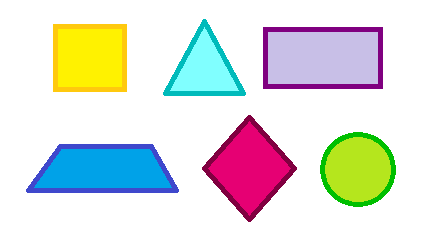
#> input picture Mision1-Control-de-Trayectoria/cva-others/imagen.jpg, 431 x 241 px
$ python quitGrey.py
#> lines starting #> are read from the running program, lines starting #| are printed output that depends on the picture; after the words box and inside, x2 and y2 are one past the last pixel; in counts of white or black regions, pixels touching at a corner belong together
import cv2

# Leer la imagen en escala de grises
img = cv2.imread('imagen.jpg', cv2.IMREAD_GRAYSCALE)
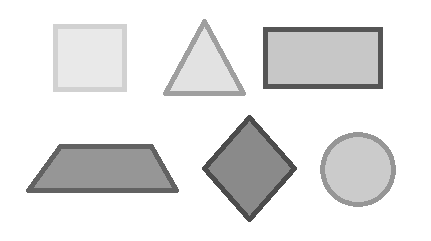
#> img: shape (241, 431); min 76, max 255, mean 229.4

# Aplicar un umbral para obtener una imagen binaria
_, thresh = cv2.threshold(img, 127, 255, cv2.THRESH_BINARY)
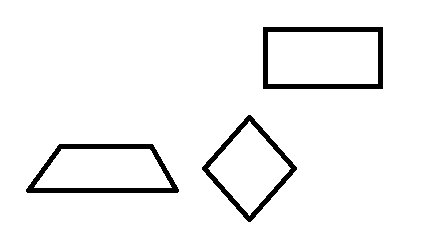
#> thresh: shape (241, 431); 95.4% white; 3 black regions, box (x1, y1, x2, y2) and area: (263, 27, 383, 89) 1720, (26, 144, 179, 193) 1709, (202, 115, 297, 222) 1364

# Invertir la imagen binaria
inv_img = cv2.bitwise_not(thresh)

# Mostrar la imagen invertida
cv2.imshow('Imagen Binarizada Invertida', inv_img)
cv2.waitKey(0)
cv2.destroyAllWindows()

$ run again, with Mision1-Control-de-Trayectoria/cva-others/ima.jpg copied over Mision1-Control-de-Trayectoria/cva-others/imagen.jpg
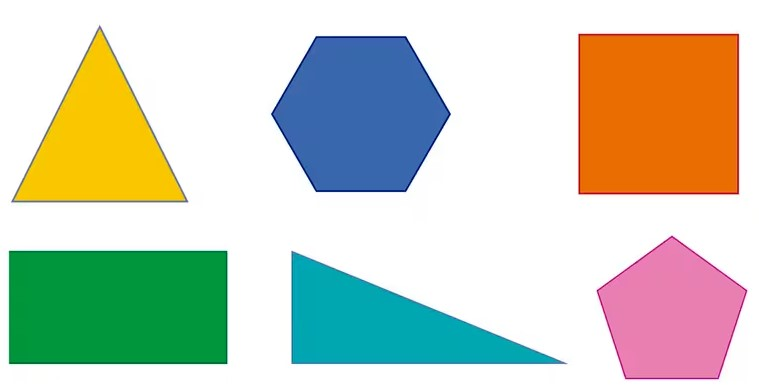
#> input picture Mision1-Control-de-Trayectoria/cva-others/ima.jpg, 759 x 385 px
#> `img = cv2.imread('imagen.jpg', cv2.IMREAD_GRAYSCALE)`:
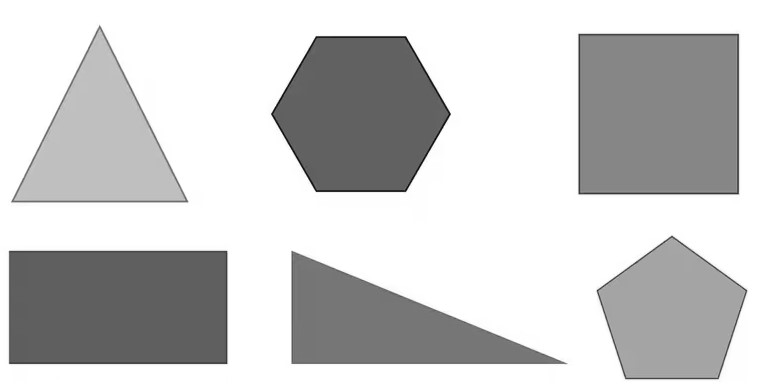
#> img: shape (385, 759); min 4, max 255, mean 202.7
#> `_, thresh = cv2.threshold(img, 127, 255, cv2.THRESH_BINARY)`:
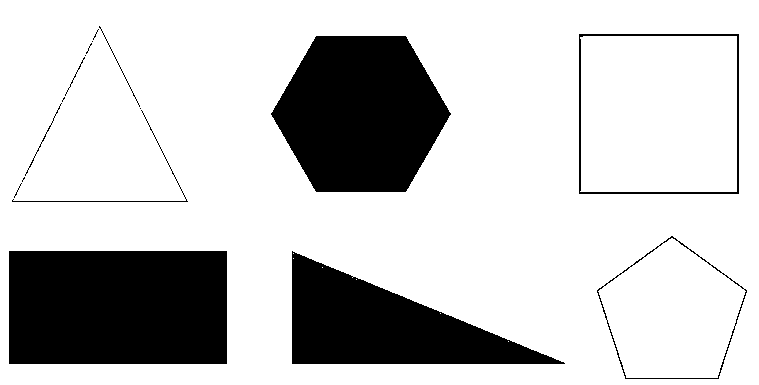
#> thresh: shape (385, 759); 78.3% white; 17 black regions (8 under 20 px), largest, box (x1, y1, x2, y2) and area: (9, 251, 227, 364) 24634, (271, 36, 451, 192) 21025, (292, 251, 565, 364) 15498
